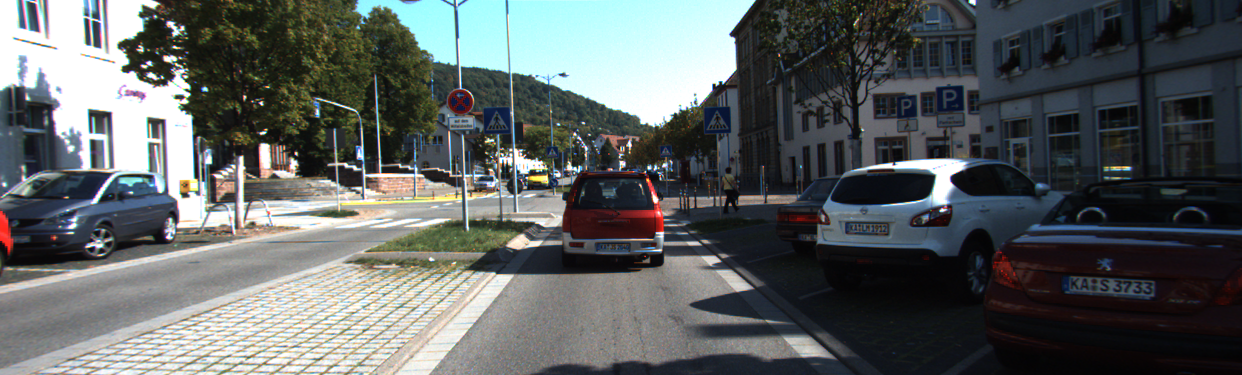
#> input picture test_images/000275.png, 1242 x 375 px, found by its file name
$ jupyter execute 'Vehicle Detection.ipynb'   (shell and % lines are left out)   (older library calls are emulated)
#> lines starting #> are read from the running program, lines starting #| are printed output that depends on the picture
[cell 1]
import cv2
import numpy as np
import matplotlib.pyplot as plt
from mpl_toolkits.mplot3d import Axes3D

[cell 2]
from explore_color_spaces import plot3d

[cell 3]
# Read a color image
img = cv2.imread("000275.png")
#> img is the input picture: shape (375, 1242, 3); mean B, G, R 96.5, 96.6, 91.8

# Select a small fraction of pixels to plot by subsampling it
scale = max(img.shape[0], img.shape[1], 64) / 64  # at most 64 rows and columns
#> scale = 19.41
img_small = cv2.resize(img, (np.int(img.shape[1] / scale), np.int(img.shape[0] / scale)), interpolation=cv2.INTER_NEAREST)

# Convert subsampled image to desired color space(s)
img_small_RGB = cv2.cvtColor(img_small, cv2.COLOR_BGR2RGB)  # OpenCV uses BGR, matplotlib likes RGB
img_small_HSV = cv2.cvtColor(img_small, cv2.COLOR_BGR2HSV)
img_small_rgb = img_small_RGB / 255.  # scaled to [0, 1], only for plotting

plt.imshow(img_small_RGB)

# Plot and show
plot3d(img_small_RGB, img_small_rgb)
#> (this line was passed over: explore_color_spaces is not available in this run)
plt.show()
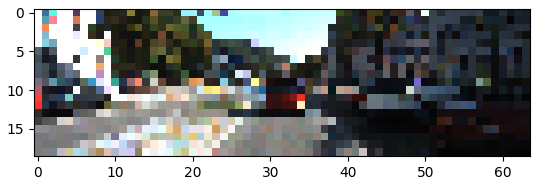
#> figure drawn by matplotlib, 1 panel

plot3d(img_small_HSV, img_small_rgb, axis_labels=list("HSV"))
#> (this line was passed over: explore_color_spaces is not available in this run)
plt.show()

[cell 4]
# Read a color image
img = cv2.imread("25.png")
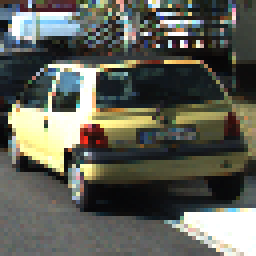
#> input picture test_images/25.png, 64 x 64 px, found by its file name (shown 4 times larger)
#> img is the input picture: shape (64, 64, 3); mean B, G, R 86.6, 95.9, 94.3

img_RGB = cv2.cvtColor(img, cv2.COLOR_BGR2RGB)
img_rgb = img_RGB / 255.  # scaled to [0, 1], only for plotting

img_HSV = cv2.cvtColor(img, cv2.COLOR_BGR2HSV)
#> img_HSV: shape (64, 64, 3); mean H, S, V 62, 61, 102.7
img_HLS = cv2.cvtColor(img, cv2.COLOR_BGR2HLS)
#> img_HLS: shape (64, 64, 3); mean of channels 0, 1, 2 62, 91.2, 61.1
img_LUV = cv2.cvtColor(img, cv2.COLOR_BGR2LUV)
#> img_LUV: shape (64, 64, 3); mean of channels 0, 1, 2 98.3, 96.7, 142.3

plt.imshow(img_RGB)

# Plot and show
plot3d(img_RGB, img_rgb)
#> (this line was passed over: explore_color_spaces is not available in this run)
plt.show()

plot3d(img_HSV, img_rgb, axis_labels=list("HSV"))
#> (this line was passed over: explore_color_spaces is not available in this run)
plt.show()

plot3d(img_HLS, img_rgb, axis_labels=list("HLS"))
#> (this line was passed over: explore_color_spaces is not available in this run)
plt.show()

plot3d(img_LUV, img_rgb, axis_labels=list("LUV"))
#> (this line was passed over: explore_color_spaces is not available in this run)
plt.show()

[cell 5]
# Read a color image
img = cv2.imread("31.png")
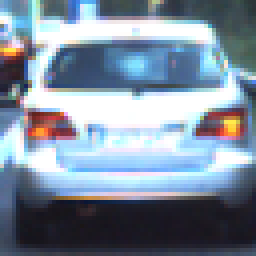
#> input picture test_images/31.png, 64 x 64 px, found by its file name (shown 4 times larger)
#> img is the input picture: shape (64, 64, 3); mean B, G, R 157.5, 141.3, 126.3

img_RGB = cv2.cvtColor(img, cv2.COLOR_BGR2RGB)
img_rgb = img_RGB / 255.  # scaled to [0, 1], only for plotting

img_HSV = cv2.cvtColor(img, cv2.COLOR_BGR2HSV)
#> img_HSV: shape (64, 64, 3); mean H, S, V 97.4, 71.2, 162.6
img_HLS = cv2.cvtColor(img, cv2.COLOR_BGR2HLS)
#> img_HLS: shape (64, 64, 3); mean of channels 0, 1, 2 97.5, 141.7, 107.3
img_LUV = cv2.cvtColor(img, cv2.COLOR_BGR2LUV)
#> img_LUV: shape (64, 64, 3); mean of channels 0, 1, 2 143.8, 91.4, 122

plt.imshow(img_RGB)

# Plot and show
plot3d(img_RGB, img_rgb)
#> (this line was passed over: explore_color_spaces is not available in this run)
plt.show()

plot3d(img_HSV, img_rgb, axis_labels=list("HSV"))
plt.show()

plot3d(img_HLS, img_rgb, axis_labels=list("HLS"))
plt.show()

plot3d(img_LUV, img_rgb, axis_labels=list("LUV"))
plt.show()
